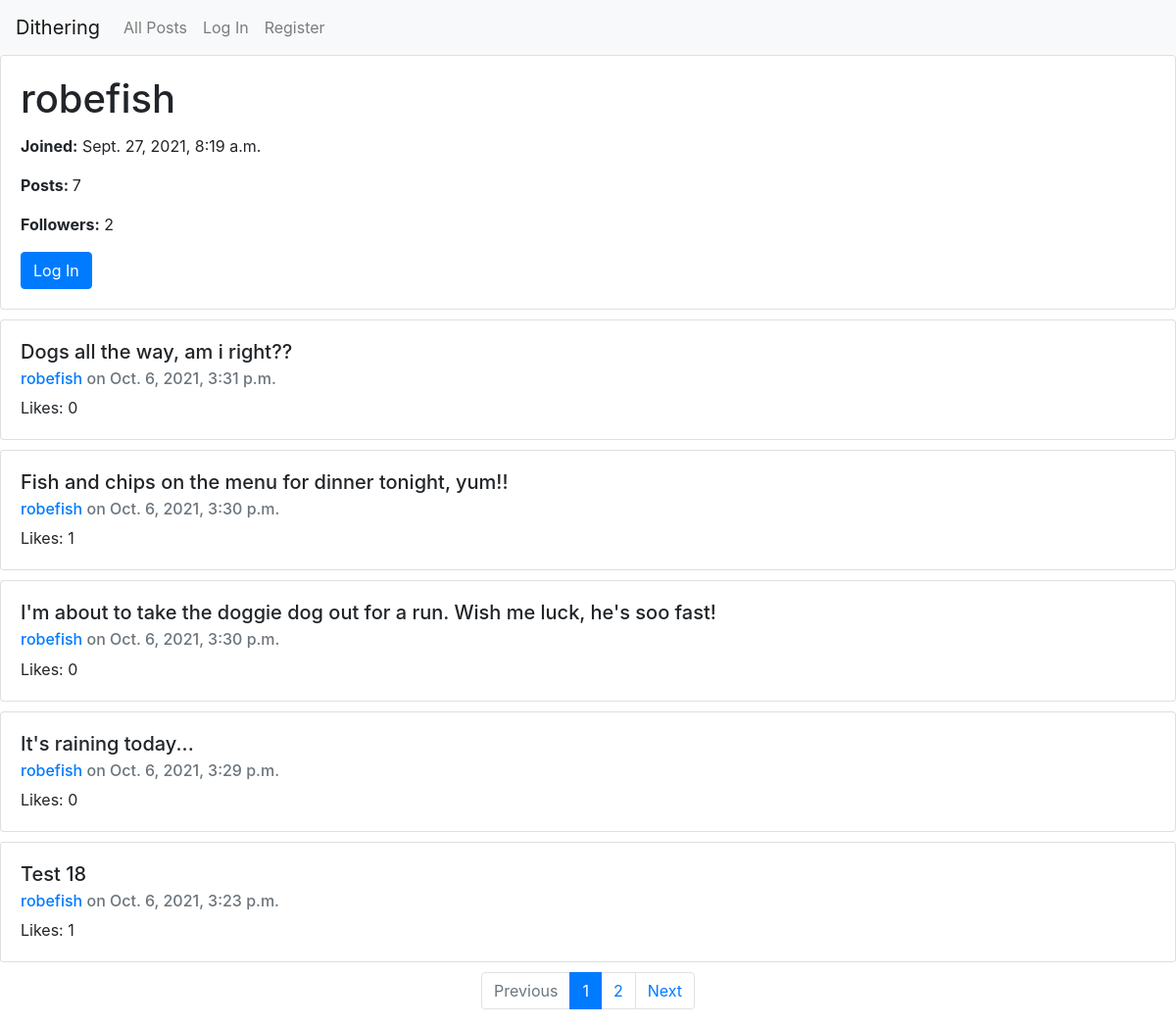
The page /profile/robefish on the database as committed earlier.
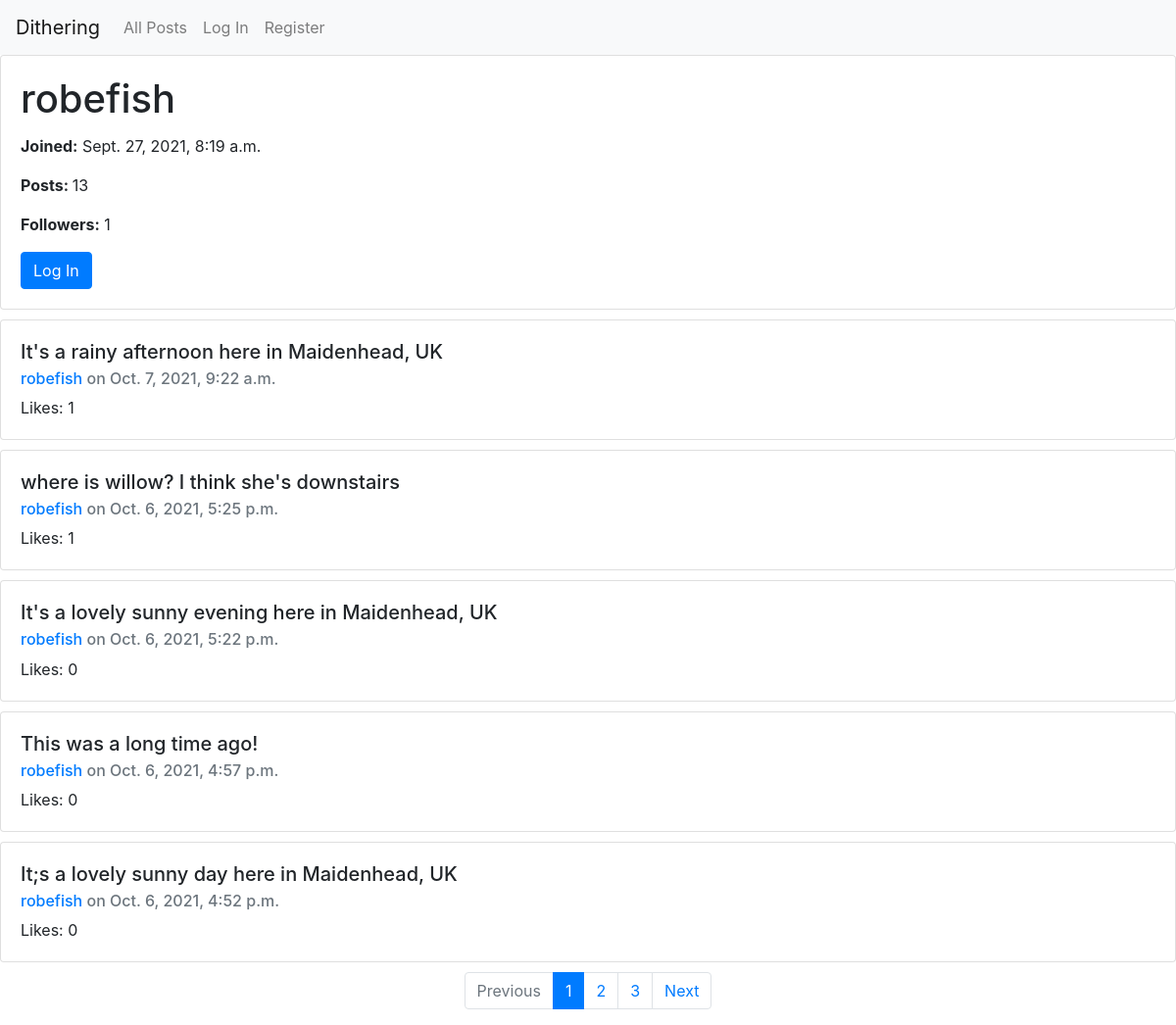
The same page on the database as committed later.
### network/models.py (models this page shows, shortened)
class Posts (models.Model):
    user = models.ForeignKey(User, on_delete=models.CASCADE, related_name="user")
    post = models.CharField(max_length=1000, blank = False, null = False)
    datetime = models.DateTimeField(default=timezone.now)
    likes = models.ManyToManyField(User, related_name="likes", blank = True, null = True)
    likecount = models.CharField(default=0, max_length=1000, blank = False, null = False)
    class Meta:
        ordering = ['datetime']

class User(AbstractUser):
    pass

### network/views.py (the view)
# urls.py: path("profile/<str:profile>", views.profile, name="profile"),
def profile (request, profile):
    UserToFollow = User.objects.get(username=profile)
    UserToFollowPosts = Posts.objects.filter(user=UserToFollow.id).order_by('datetime').reverse()
    UserToFollowPostsCount = UserToFollowPosts.all().count()
    followaction = GetFollowStatus (request, UserToFollow)[1]
    followstatus = GetFollowStatus (request, UserToFollow)[0]
    EligibleToFollow = GetFollowStatus (request, UserToFollow)[2]
    FollowerCount = Profile.objects.get(user=UserToFollow.id).followers.all().count()
    posts = getpagination (request, UserToFollowPosts)[0]
    pagination = getpagination (request, UserToFollowPosts)[1]
    return render(request, "network/profile.html", {
        "profile" : UserToFollow,
        "posts" : posts,
        "pagination" : pagination,
        "followaction" : followaction,
        "followercount" : FollowerCount,
        "followstatus" : followstatus,
        "postcount" : UserToFollowPostsCount,
        "EligibleToFollow" : EligibleToFollow,
        "PostForm" : PostForm
    })

### network/views.py (called while the page is built)
def GetFollowStatus (request, UserToFollow):
    try:
        UserFollowing = User.objects.get(username = request.user)
        if UserToFollow.id != UserFollowing.id:
            EligibleToFollow = True
        else:
            EligibleToFollow = False
        try:
            Profile.objects.get(user=UserToFollow.id).followers.get(id=UserFollowing.id)
            followstatus= "true"
            followaction = "Unfollow"
        except:
            followstatus= "false"
            followaction = "Follow"
    except:
            followstatus = "User Not Signed-in"
            followaction = "User Not Signed-in"
            EligibleToFollow = False
            UserFollowing = "User Not Signed-in"
    return  followstatus, followaction, EligibleToFollow, UserFollowing

def getpagination (request, data):
    resultsperpage = 5
    pagination = []
    for i in Paginator(data,resultsperpage).page_range:
        pagination.append(i)
        try:
            page_number = request.GET.get('page')
            posts = Paginator(data, resultsperpage).page(page_number)
        except:
            posts = Paginator(data, resultsperpage).page(1)
    return [posts, pagination]

### network/templates/network/profile.html (shortened to what this page needs)
{% extends "network/layout.html" %}
{% block body %}
<div class="card">
    <div class="card-body">
      <h1 class="card-title" id="profile-name">{{profile.username}}</h1>
      <p class="card-text"><strong>Joined:</strong> {{profile.date_joined}}</p>
      <p><strong>Posts: </strong>{{postcount}}</p>
      <p class="card-text"><strong>Followers:</strong> <span id="followers">{{followercount}}</span></p>
    {% if user.is_authenticated %}
        {% if EligibleToFollow %}
            <button type="button" id="follow-me" class="btn btn-primary">{{followaction}}</button>
        {% endif %}
         {% else %}
            <button type="button" class="btn btn-primary"><a style="color:white" href="{% url 'login' %}">Log In</a></button>
    {% endif %}
    </div>
</div>
 <div class="flex-container">
    {% for post in posts %}
    <div class="card" style="margin-top:10px; margin-bottom:10px">
        <div class="card-body">
        <h5 class="card-title" data-postbody="{{post.id}}" id="postbody-{{post.id}}">{{post.post}}</h5>
        <h6 class="card-subtitle mb-2 text-muted"><a href="{% url 'profile' post.user %}">{{post.user}}</a> on <span id="postdate-{{post.id}}">{{post.datetime}}</span></h6>
        <p class="card-text">Likes: <span id="likecount-{{post.id}}">{{post.likecount}}<span></p>
        </div>
      </div>
      {% empty %}
      <div class="card-body">
        <blockquote class="blockquote mb-0">
          <p>There are no posts. Be the first :)</p>
         </blockquote>
      </div>
      {% endfor %}
    </div>
 {% if posts.paginator.num_pages > 1 %}
     <nav aria-label="Posts pagination">
        <ul class="pagination justify-content-center">
            {% if posts.has_previous %}
                <li class="page-item">
                    <a class="page-link" href="?page={{posts.previous_page_number}}" tabindex="-1" aria-disabled="true">Previous</a>
                </li>
            {% else %}
                <li class="page-item disabled">
                    <a class="page-link" href="" tabindex="-1" aria-disabled="true">Previous</a>
                </li>
            {% endif %}
          {% for page in pagination %}
            {% if posts.number == page %}
                <li class="page-item active">
                    <a class="page-link" href="#">{{page}} <span class="sr-only">(current)</span></a>
                  </li>
                {% else %}
                <li class="page-item"><a class="page-link" href="?page={{page}}">{{page}}</a></li>
            {% endif %}
          {% endfor %}
          {% if posts.has_next %}
                <li class="page-item">
                    <a class="page-link" href="?page={{posts.next_page_number}}" tabindex="-1" aria-disabled="true">Next</a>
                </li>
            {% else %}
                <li class="page-item disabled">
                    <a class="page-link" href="" tabindex="-1" aria-disabled="true">Next</a>
                </li>
            {% endif %}
        </ul>
      </nav>
 {% endif %}
{% endblock %}

Rows that differ between the two databases and show on the page:
no longer on this page (row unchanged): Posts: post "Dogs all the way, am i right??", user "robefish", datetime "Oct. 6, 2021, 3:31 p.m.", likecount "0"
no longer on this page (row unchanged): Posts: post "Fish and chips on the menu for dinner tonight, yum!!", user "robefish", datetime "Oct. 6, 2021, 3:30 p.m.", likecount "1"
no longer on this page (row unchanged): Posts: post "I'm about to take the doggie dog out for a run. Wish me luck, he's soo fast!", user "robefish", datetime "Oct. 6, 2021, 3:30 p.m.", likecount "0"
no longer on this page (row unchanged): Posts: post "It's raining today...", user "robefish", datetime "Oct. 6, 2021, 3:29 p.m.", likecount "0"
no longer on this page (row unchanged): Posts: post "Test 18", user "robefish", datetime "Oct. 6, 2021, 3:23 p.m.", likecount "1"
added Posts: post "It's a rainy afternoon here in Maidenhead, UK", user "robefish", datetime "Oct. 7, 2021, 9:22 a.m.", likecount "1"
added Posts: post "where is willow? I think she's downstairs", user "robefish", datetime "Oct. 6, 2021, 5:25 p.m.", likecount "1"
added Posts: post "It's a lovely sunny evening here in Maidenhead, UK", user "robefish", datetime "Oct. 6, 2021, 5:22 p.m.", likecount "0"
now on this page (row edited): Posts: post "This was a long time ago!", user "robefish", datetime "Oct. 6, 2021, 4:57 p.m.", likecount "0"
added Posts: post "It;s a lovely sunny day here in Maidenhead, UK", user "robefish", datetime "Oct. 6, 2021, 4:52 p.m.", likecount "0"
Other text that changed with them:
{{ postcount }}: "7" → "13"
{{ followercount }}: "2" → "1"
new list line: "3"
